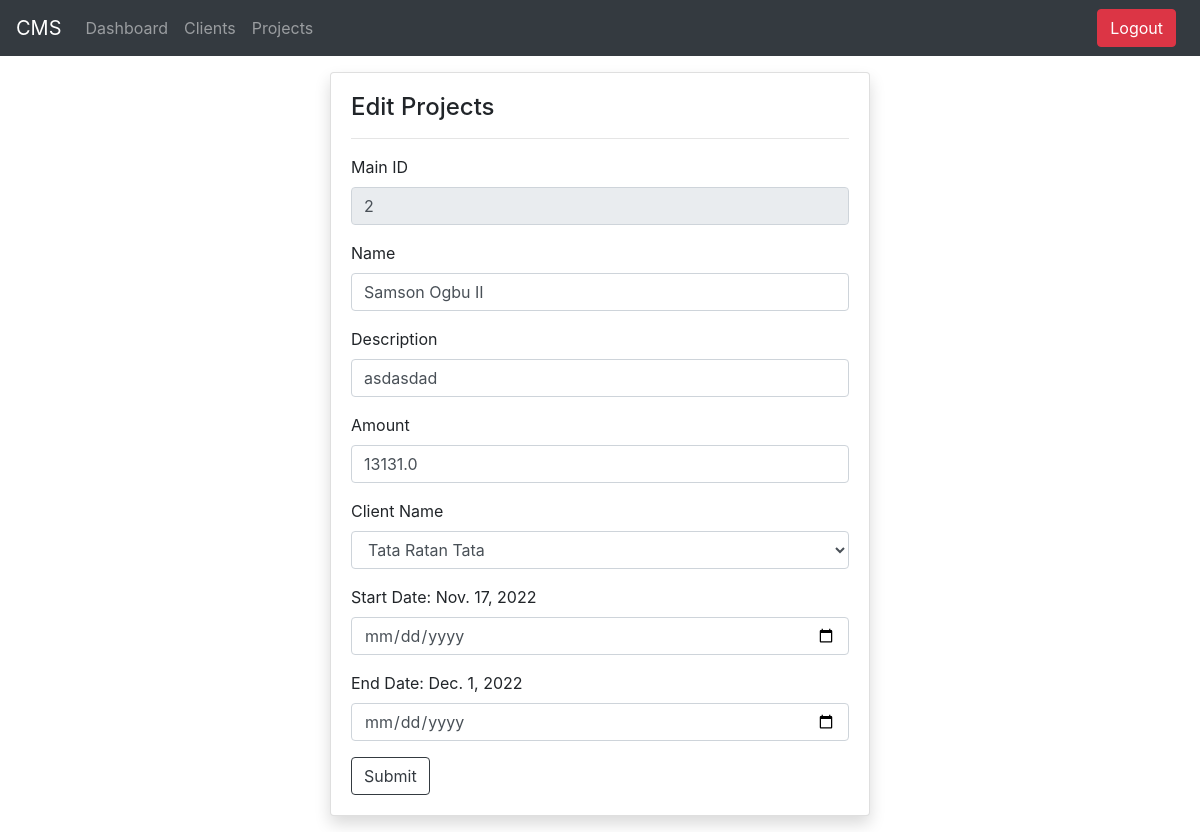
Screenshot of /edit_projects/2 with the database file from the repository.
### cmsapp/models.py (models this page shows, shortened)
class Project(models.Model):
    mainid = models.AutoField(primary_key=True)
    name = models.CharField(max_length=30)
    description = models.TextField()
    amount = models.FloatField()
    clientname = models.ForeignKey(Client, on_delete=models.CASCADE)
    startdate = models.DateField()
    duedate = models.DateField()
    created_at = models.DateTimeField(auto_now_add=True)

class Client(models.Model):
    mainid = models.AutoField(primary_key=True)
    companyname = models.CharField(max_length=30)
    contactperson = models.CharField(max_length=25)
    phonenumber = models.CharField(max_length=15)
    email = models.EmailField()
    countryname = models.CharField(max_length=20)
    cityname = models.CharField(max_length=25)
    address = models.TextField()
    dateandtime = models.DateTimeField(auto_now_add=True)
    def __str__(self):
        return f"{self.companyname} {self.contactperson}"

### cmsapp/admin_views.py (the view)
# urls.py: path("edit_projects/<str:mainid>", admin_views.edit_projects, name="edit_projects"),
def edit_projects(request, mainid):
    project = Project.objects.get(mainid=mainid)
    clients = Client.objects.all()
    context = {
        "project": project,
        "projectid": mainid,
        "clients": clients
    }
    return render(request, "admin_templates/edit_projects.html", context=context)

### cmsapp/templates/admin_templates/edit_projects.html (shortened to what this page needs)
{% extends "admin_templates/base.html" %}
{% block content %}
<center>
    <div class="card shadow m-3" style="width: 540px; text-align: left;">
        <div class="card-body">
            <h4 class="card-title">Edit Projects</h4>
            <hr>
            <form action="{% url 'edit_project' %}" method="POST">
                <div class="form-group">
                    <label for="mainid">Main ID</label>
                    <input type="text" class="form-control" id="mainid" placeholder="ABC Company" name="mainid"
                        value="{{project.mainid}}" readonly>
                </div>
                <div class="form-group">
                    <label for="name">Name</label>
                    <input type="text" class="form-control" id="name" placeholder="ABC " name="name"
                        value="{{project.name}}">
                </div>
                <div class="form-group">
                    <label for="Contact Person">Description</label>
                    <input type="text" class="form-control" id="Contact Person" placeholder="John Doe"
                        name="description" value="{{project.description}}">
                </div>
                <div class="form-group">
                    <label for="number">Amount</label>
                    <input type="number" class="form-control" id="amount" name="amount" value="{{project.amount}}">
                </div>
                <div class="form-group">
                    <label for="Client name">Client Name</label>
                    <select class="form-control" id="Client name" name = "clientname">
                      <option value="{{ project.clientname.mainid }}">{{project.clientname}}</option>
                    </select>
                  </div>
                  <div class="form-group">
                    <label for="startdate">Start Date: {{ project.startdate }}</label>
                    <input type="date" class="form-control" id="startdate" name = "startdate" value="{{ project.startdate }}">
                </div>
                <div class="form-group">
                    <label for="enddate">End Date: {{ project.duedate }}</label>
                    <input type="date" class="form-control" id="enddate" name = "enddate" value="{{ project.duedate }}">
                </div>
                <button type="submit" class="btn btn-outline-dark">Submit</button>
            </form>
        </div>
    </div>
</center>
{% endblock content %}

### rows the page displays
Project: mainid "2", name "Samson Ogbu II", description "asdasdad", amount "13131.0", clientname "Tata Ratan Tata", startdate "Nov. 17, 2022", duedate "Dec. 1, 2022"
